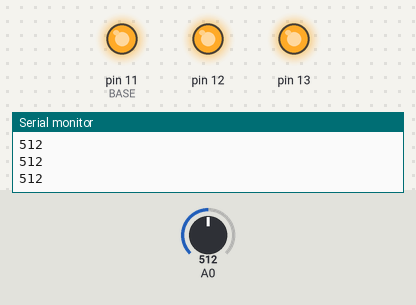
Bench run of a sketch on a simulated Arduino Uno, built with avr-gcc and run on an emulated ATmega328P. Shown: output pins drawn as LEDs (lit = HIGH), the last lines printed to the serial monitor. The test bench sets the inputs (shaded band); at power-on: A0 = 512.

Above: at 1.2 s.
1.3 s: A0 set to 74
2.8 s: A0 set to 66
At 4.0 s:
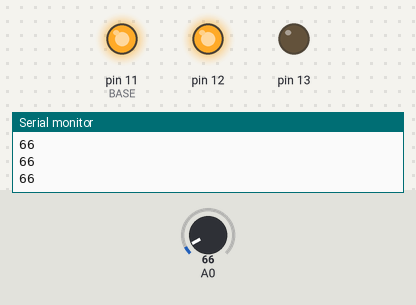
4.3 s: A0 set to 0
At 5.4 s:
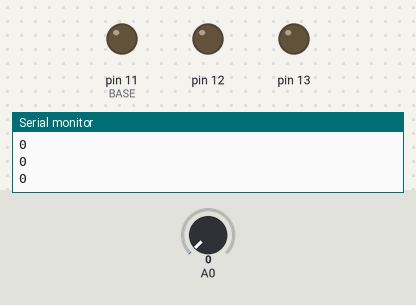
5.8 s: A0 set to 18
7.3 s: A0 set to 22
At 8.0 s:
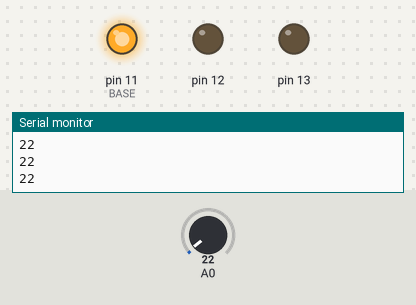
8.8 s: A0 set to 122
At 9.4 s:
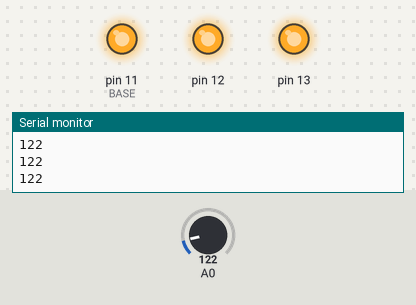
Timing chart, 0 to 11.3 s (numbered marks = the images above; inputs shaded):
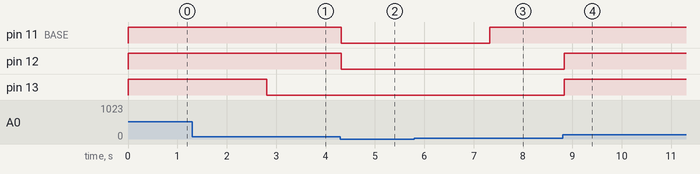

Measured:
- the behaviour switches between 70 and 69 on A0 (found by bisection; images 0 and 1)
- the behaviour switches between 19 and 20 on A0 (found by bisection; images 2 and 3)
- after the input at 2.8 s, pin 13: HIGH → LOW at once
- after the input at 4.3 s, pin 11 (BASE), pin 12: HIGH → LOW at once
- after the input at 7.3 s, pin 11 (BASE): LOW → HIGH at once
- after the input at 8.8 s, pin 12, pin 13: LOW → HIGH at once

The sketch:

d1.ino
```cpp
#define SEN A0

#define BASE 11

int thres[3] = {20, 50, 70};
int len = sizeof thres / sizeof thres[0];

int lv(int val){
  int i = 0;
  for(i = 0; i < len; i++)
    if(val < thres[i]) return i;
  return i;
}

void setup(){
  for(int i = 0; i < len; i++)
    pinMode(BASE + i, OUTPUT);
  Serial.begin(9600);
}

void loop(){
  int val = analogRead(A0);
  Serial.println(val);
  int n = lv(val);


  for(int i = 0; i < n; i++)
    digitalWrite(BASE + i, HIGH);

  for(int i = n; i < len; i++)
    digitalWrite(BASE + i, LOW);

  Serial.println(val, DEC);
  delay(100);
}
```
